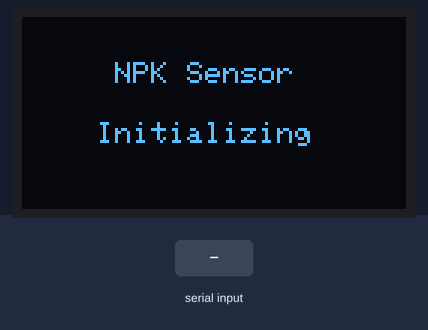
A sketch run on a simulated Arduino Uno, built with avr-gcc and run on an emulated ATmega328P. On the bench: 128×64 one-colour display. The inputs (shaded band) are chosen by the test bench. What the sketch prints to the serial monitor is not drawn.

Above: at 4.7 s.
4.8 s: "1" received over the second serial link
At 6.2 s:
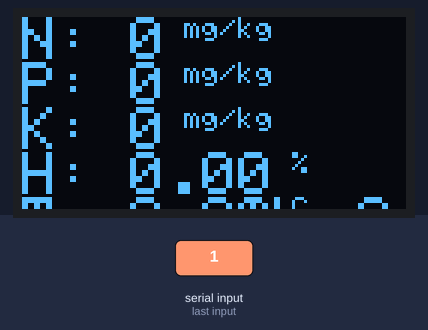
Timing chart, 0 to 7.8 s (numbered marks = the images above; inputs shaded):
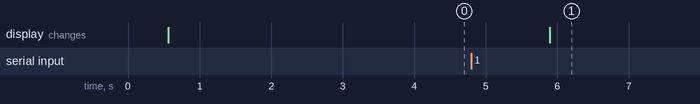

Measured:
- after the input at 4.8 s, the display: changes after 1.1 s (image 1)

The sketch:

test.ino
```cpp
#include <SoftwareSerial.h>
#include <Wire.h>
#include <Adafruit_GFX.h>
#include <Adafruit_SSD1306.h>

#define SCREEN_WIDTH 128    // OLED display width, in pixels
#define SCREEN_HEIGHT 64    // OLED display height, in pixels
#define OLED_RESET -1       // Reset pin # (or -1 if sharing Arduino reset pin)
Adafruit_SSD1306 display(SCREEN_WIDTH, SCREEN_HEIGHT, &Wire, OLED_RESET);

#define RE 8
#define DE 7

const byte readCommand[] = {0x01, 0x03, 0x00, 0x00, 0x00, 0x07, 0x04, 0x08}; // Read multiple registers
byte values[17];
SoftwareSerial mod(10, 11);

void setup() {
  Serial.begin(9600);
  mod.begin(4800); // Ensure the baud rate matches your sensor's settings
  pinMode(RE, OUTPUT);
  pinMode(DE, OUTPUT);

  display.begin(SSD1306_SWITCHCAPVCC, 0x3C); // Initialize with the I2C addr 0x3C (128x64)
  delay(500);
  display.clearDisplay();
  display.setCursor(25, 15);
  display.setTextSize(1);
  display.setTextColor(WHITE);
  display.println(" NPK Sensor");
  display.setCursor(25, 35);
  display.setTextSize(1);
  display.print("Initializing");
  display.display();
  delay(3000);
}

void loop() {
  byte nitro, phos, pota, humidity, temperature, pH;
  if (readSensorData()) {
    nitro = values[10];
    phos = values[12];
    pota = values[14];
    humidity = values[3];
    temperature = values[5];
    pH = values[7];

    Serial.print("Nitrogen: ");
    Serial.print(nitro);
    Serial.println(" mg/kg");
    Serial.print("Phosphorous: ");
    Serial.print(phos);
    Serial.println(" mg/kg");
    Serial.print("Potassium: ");
    Serial.print(pota);
    Serial.println(" mg/kg");
    Serial.print("Humidity: ");
    Serial.print(humidity / 10.0);
    Serial.println(" %");
    Serial.print("Temperature: ");
    Serial.print(temperature / 10.0);
    Serial.println(" C");
    Serial.print("pH: ");
    Serial.print(pH / 10.0);
    Serial.println();

    display.clearDisplay();

    display.setTextSize(2);
    display.setCursor(0, 0);
    display.print("N: ");
    display.print(nitro);
    display.setTextSize(1);
    display.print(" mg/kg");

    display.setTextSize(2);
    display.setCursor(0, 15);
    display.print("P: ");
    display.print(phos);
    display.setTextSize(1);
    display.print(" mg/kg");

    display.setTextSize(2);
    display.setCursor(0, 30);
    display.print("K: ");
    display.print(pota);
    display.setTextSize(1);
    display.print(" mg/kg");

    display.setTextSize(2);
    display.setCursor(0, 45);
    display.print("H: ");
    display.print(humidity / 10.0);
    display.setTextSize(1);
    display.print(" %");

    display.setTextSize(2);
    display.setCursor(0, 60);
    display.print("T: ");
    display.print(temperature / 10.0);
    display.setTextSize(1);
    display.print(" C");

    display.setTextSize(2);
    display.setCursor(64, 60);
    display.print("pH: ");
    display.print(pH / 10.0);
    display.setTextSize(1);

    display.display();
  } else {
    Serial.println("Failed to read sensor data");
  }
  delay(2000);
}

bool readSensorData() {
  digitalWrite(DE, HIGH);
  digitalWrite(RE, HIGH);
  delay(10);
  if (mod.write(readCommand, sizeof(readCommand)) == 8) {
    digitalWrite(DE, LOW);
    digitalWrite(RE, LOW);
    delay(100); // Allow some time for response
    if (mod.available() > 0) {
      for (byte i = 0; i < 17; i++) {
        if (mod.available()) {
          values[i] = mod.read();
          Serial.print(values[i], HEX);
          Serial.print(" ");
        }
      }
      Serial.println();
      return true;
    }
  }
  return false;
}
```
